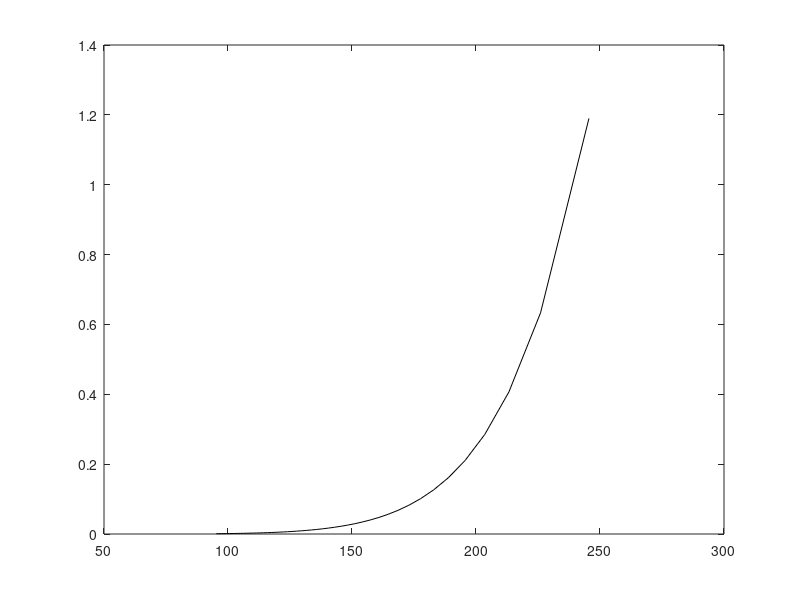

This figure's MATLAB source: (Note: this script raises an error after producing the figure.)
start_tic = tic;
close all

Tg = [1.2 1.3 1.4];
lt = ["k:", "k--", "k-."];
stress = 240;

mu = log(stress);
sg = log(Tg)/norminv(0.9)/2;

f = logspace(-12, 0);
fp = logninv(f);
for i = 1:length(Tg)
    s = logninv(f, mu, sg(i));
    plot(s, fp, lt(i));
end
legend({'$T_g=1.2$', '$T_g=1.3$', '$T_g=1.4$'}, 'location', 'NW');

h = gca;
h.YScale = 'log';
yt = flip([50 10 1 1e-2 1e-5 1e-7 1e-10]);
yl = strsplit(num2str(yt, '%1.2g\n'));
yt = logninv(yt./100, 0, 1);
yticks(yt);
yticklabels(yl)
ylim(yt([1 end]))

h.XScale = 'log';
sq = flip([1.2 1.33 1.5 1.66]);
xt = [100 240./sq 240];
xl = strsplit(num2str(xt, '%.0f\n'));
xticks(xt)
xticklabels(xl)
xtickangle(45);
xlim([100 250])

h.XMinorGrid = 'off';
h.YMinorGrid = 'off';

xlabel('stress/MPa')
ylabel('failure/\%')

%%
fprintf('%s elapsed: %f s\n', mfilename, toc(start_tic));

figure(1);
if strncmpi(mfilename, 'plot_', 5)
    pname = mfilename;  % mfilename(6:end) wont work.
    print(pname(6:end), '-depsc');
else
    set(1, 'windowstyle', 'docked')
end